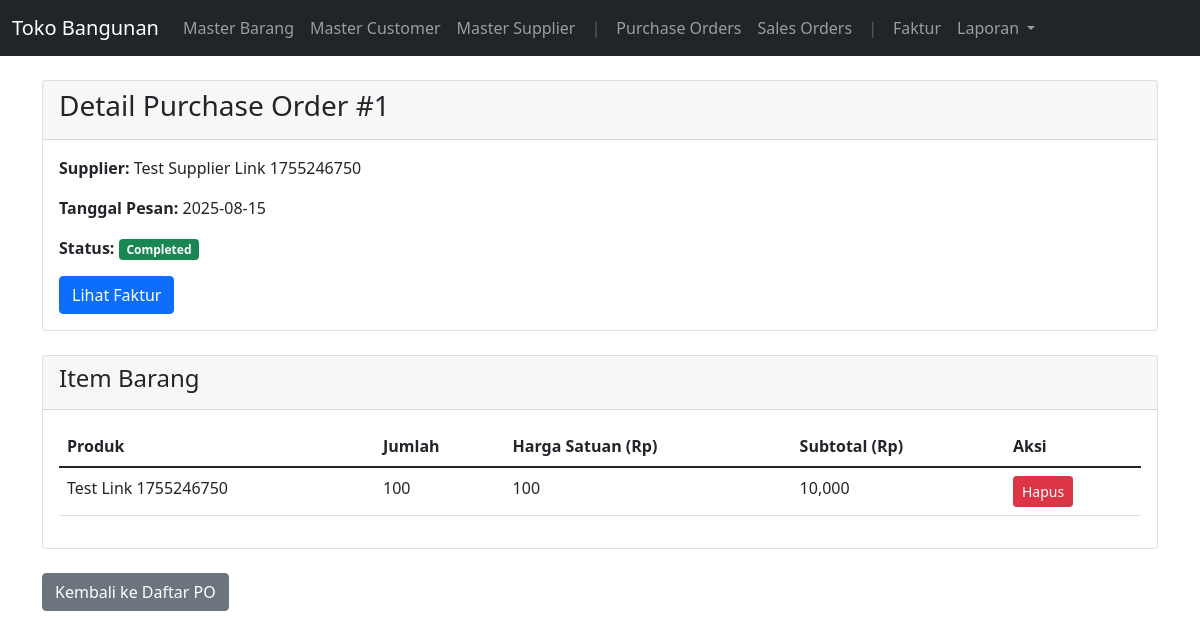
Screenshot of /purchase-orders/1 with the database file from the repository.
### app.py (models this page shows, shortened)
class PurchaseOrder(db.Model):
    id = db.Column(db.Integer, primary_key=True)
    supplier_id = db.Column(db.Integer, db.ForeignKey('supplier.id'), nullable=False)
    order_date = db.Column(db.DateTime, nullable=False, default=datetime.utcnow)
    status = db.Column(db.String(20), nullable=False, default='Pending') # Pending, Completed
    supplier = db.relationship('Supplier', backref=db.backref('purchase_orders', lazy=True))
    items = db.relationship('PurchaseOrderItem', backref='purchase_order', lazy='dynamic', cascade="all, delete-orphan")

class Supplier(db.Model):
    id = db.Column(db.Integer, primary_key=True)
    name = db.Column(db.String(100), nullable=False)
    address = db.Column(db.Text, nullable=True)
    phone = db.Column(db.String(20), nullable=True)

class PurchaseOrderItem(db.Model):
    id = db.Column(db.Integer, primary_key=True)
    purchase_order_id = db.Column(db.Integer, db.ForeignKey('purchase_order.id'), nullable=False)
    product_id = db.Column(db.Integer, db.ForeignKey('product.id'), nullable=False)
    quantity = db.Column(db.Integer, nullable=False)
    price_per_unit = db.Column(db.Float, nullable=False)
    product = db.relationship('Product')

class Product(db.Model):
    id = db.Column(db.Integer, primary_key=True)
    name = db.Column(db.String(100), nullable=False, unique=True)
    description = db.Column(db.Text, nullable=True)
    purchase_price = db.Column(db.Float, nullable=False, default=0.0)
    selling_price = db.Column(db.Float, nullable=False, default=0.0)
    stock = db.Column(db.Integer, nullable=False, default=0)

### app.py (the view)
@app.route('/purchase-orders/<int:id>')
def view_purchase_order(id):
    po = PurchaseOrder.query.get_or_404(id)
    all_products = Product.query.all()
    return render_template('purchase_order_detail.html', po=po, all_products=all_products)

### templates/purchase_order_detail.html (shortened to what this page needs)
{% extends 'base.html' %}
{% block content %}
  <div class="card mb-4">
    <div class="card-header">
      <h3>Detail Purchase Order #{{ po.id }}</h3>
    </div>
    <div class="card-body">
      <p><strong>Supplier:</strong> {{ po.supplier.name }}</p>
      <p><strong>Tanggal Pesan:</strong> {{ po.order_date.strftime('%Y-%m-%d') }}</p>
      <p><strong>Status:</strong>
        <span class="badge {% if po.status == 'Completed' %}bg-success{% else %}bg-warning{% endif %}">
          {{ po.status }}
        </span>
      </p>
      {% if po.status == 'Completed' and po.invoice %}
        <a href="{{ url_for('view_purchase_invoice', invoice_id=po.invoice.id) }}" class="btn btn-primary">Lihat Faktur</a>
      {% endif %}
    </div>
  </div>
  <div class="card">
    <div class="card-header">
      <h4>Item Barang</h4>
    </div>
    <div class="card-body">
      <table class="table">
        <thead>
          <tr>
            <th>Produk</th>
            <th>Jumlah</th>
            <th>Harga Satuan (Rp)</th>
            <th>Subtotal (Rp)</th>
            <th>Aksi</th>
          </tr>
        </thead>
        <tbody>
          {% for item in po.items %}
            <tr>
              <td>{{ item.product.name }}</td>
              <td>{{ item.quantity }}</td>
              <td>{{ "{:,.0f}".format(item.price_per_unit) }}</td>
              <td>{{ "{:,.0f}".format(item.quantity * item.price_per_unit) }}</td>
              <td>
                <form action="{{ url_for('delete_po_item', item_id=item.id) }}" method="POST" onsubmit="return confirm('Hapus item ini?');">
                  <button type="submit" class="btn btn-sm btn-danger">Hapus</button>
                </form>
              </td>
            </tr>
          {% else %}
            <tr>
              <td colspan="5" class="text-center">Belum ada item di Purchase Order ini.</td>
            </tr>
          {% endfor %}
        </tbody>
      </table>
    </div>
  </div>
  <div class="mt-4">
    <a href="{{ url_for('list_purchase_orders') }}" class="btn btn-secondary">Kembali ke Daftar PO</a>
  </div>
{% endblock %}

### rows the page displays
PurchaseOrder: id "1", order_date "2025-08-15", status "Completed"
Supplier: supplier.name "Test Supplier Link 1755246750"
PurchaseOrderItem: product.name "Test Link 1755246750", quantity "100", price_per_unit "100", item.quantity*item.price_per_unit "10,000"
